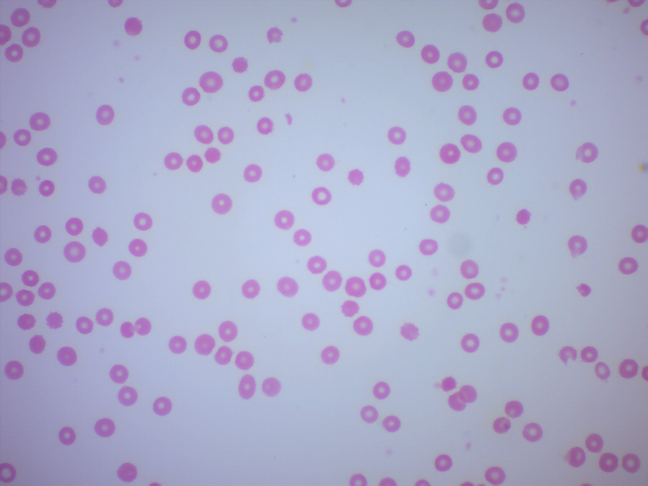
%> input picture demoImages/Capture_3.bmp, 1296 x 972 px (shown at 1/2 size)
$ octave script10.m   (GNU Octave 9; MATLAB toolbox functions it lacks are replaced by stand-ins)
%> lines starting %> are read from the running program, lines starting %| are printed output that depends on the picture
### cropper1.m

%cropping function
%function from
%https://www.mathworks.com/matlabcentral/answers/270865-crop-circle-region-from-image
%by KSSV on 8 Jan 2018

function I = cropper1(im)


I = im;
[nx,ny,d] = size(I) ;
[X,Y] = meshgrid(1:ny,1:nx) ;
imshow(I) ;
hold on
[px,py] = getpts ;   % click at the center and approximate Radius
r = sqrt(diff(px).^2+diff(py).^2) ;
th = linspace(0,2*pi) ;
xc = px(1)+r*cos(th) ;
yc = py(1)+r*sin(th) ;
plot(xc,yc,'r') ;
% Keep only points lying inside circle
idx = inpolygon(X(:),Y(:),xc',yc) ;
for i = 1:d
    I1 = I(:,:,i) ;
    I1(~idx) = 255 ;
    I(:,:,i) = I1 ;
end
figure
imshow(I)
title('Circular cropped image');


end

### script10.m


% form factor for red blood cells %
%using Imaging Toolbox%


close all;
%clear all;


img = 'Capture_3.bmp';

im = imread(img);
%> im is the input picture: size 972x1296x3 uint8; mean R, G, B 170.8, 171.2, 201.4
figure;
imshow(im)
title("original image")

 %convert to hsv- hue-saturation-value
hsvImage = rgb2hsv(im);
%> hsvImage: size 972x1296x3 double; mean H, S, V 0.654, 0.183, 0.79
% Extract individual color channels.
hChannel = hsvImage(:, :, 1);
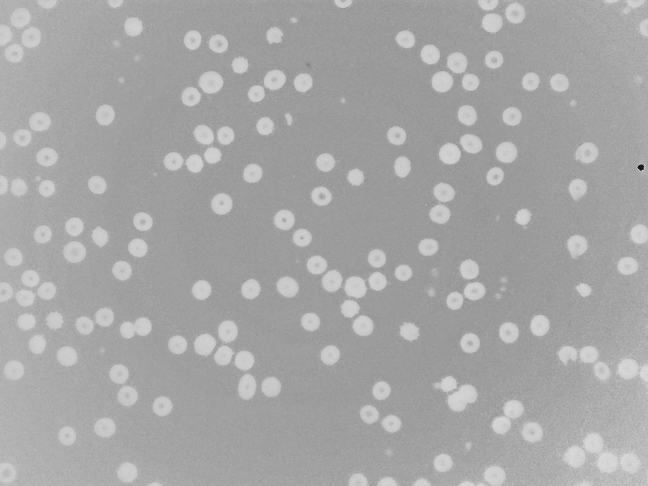
%> hChannel: size 972x1296 double (shown at 1/2 size); min 0, max 0.967, mean 0.654
sChannel = hsvImage(:, :, 1);
vChannel = hsvImage(:, :, 3);
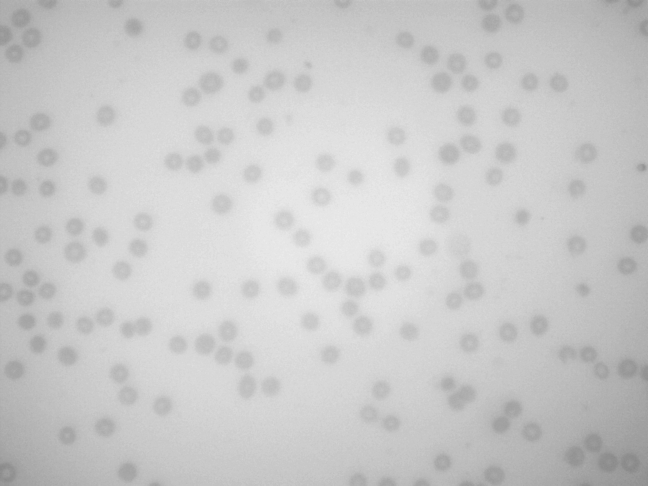
%> vChannel: size 972x1296 double (shown at 1/2 size); min 0.529, max 0.937, mean 0.79
% Do stuff to the v channel.
% Then, after that recombine the new v channel
% with the old, original h and s channels.
hsvImage2 = cat(3, hChannel, sChannel, vChannel);
%> hsvImage2: size 972x1296x3 double; mean H, S, V 0.654, 0.654, 0.79
% Convert back to rgb.
rgbImage2 = hsv2rgb(hsvImage2);
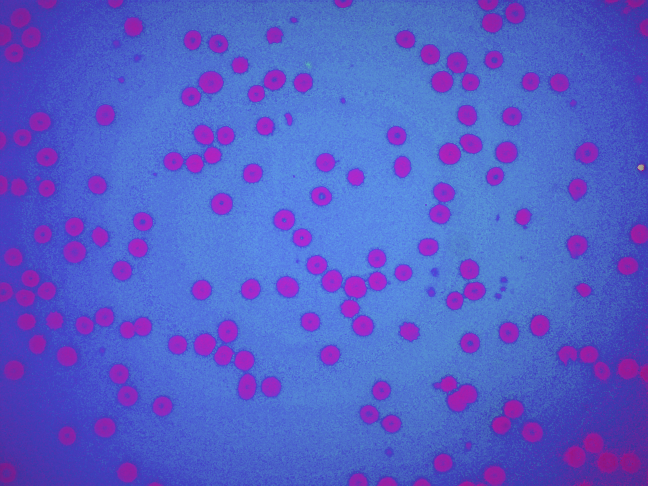
%> rgbImage2: size 972x1296x3 double (shown at 1/2 size); mean R, G, B 0.336, 0.37, 0.79

figure;
imshow(rgbImage2);

title(sprintf('HSV adjusted image of %s',img));      %makes dots


fprintf('click twice, once in the center, once at the edge, then press enter. \n ')
im = cropper1(rgbImage2);
%> the run ends on the next line

$ run again, with demoImages/Capture_1.bmp copied over demoImages/Capture_3.bmp
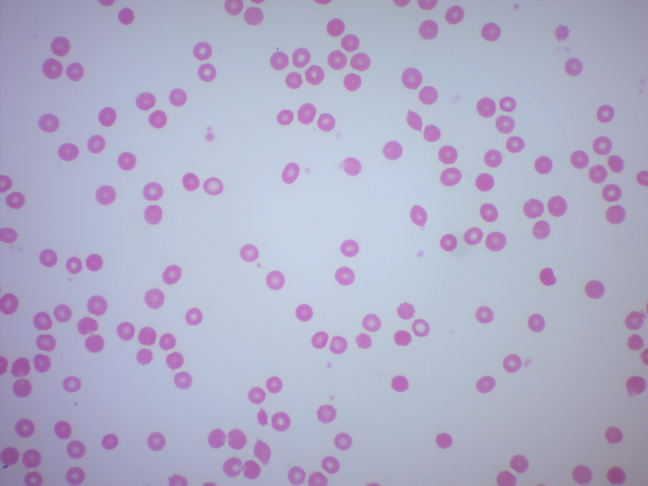
%> input picture demoImages/Capture_1.bmp, 1296 x 972 px (shown at 1/2 size)
%> im is the input picture: size 972x1296x3 uint8; mean R, G, B 175.9, 174.7, 200.4
%> hsvImage: size 972x1296x3 double; mean H, S, V 0.653, 0.161, 0.786
%> `vChannel = hsvImage(:, :, 3);`:
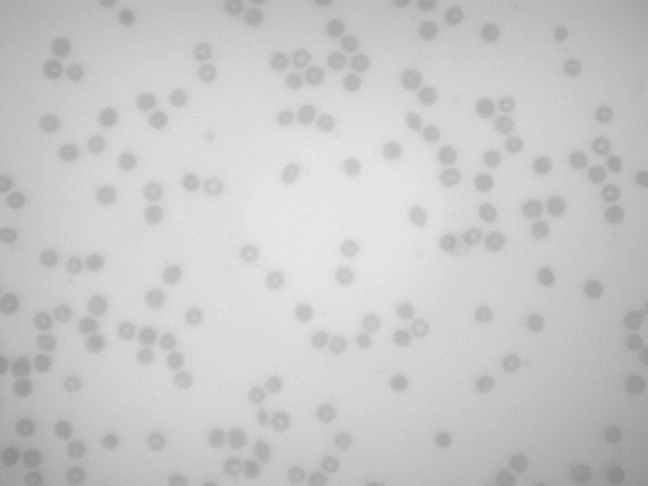
%> vChannel: size 972x1296 double (shown at 1/2 size); min 0.537, max 0.937, mean 0.786
%> hsvImage2: size 972x1296x3 double; mean H, S, V 0.653, 0.653, 0.786
%> `rgbImage2 = hsv2rgb(hsvImage2);`:
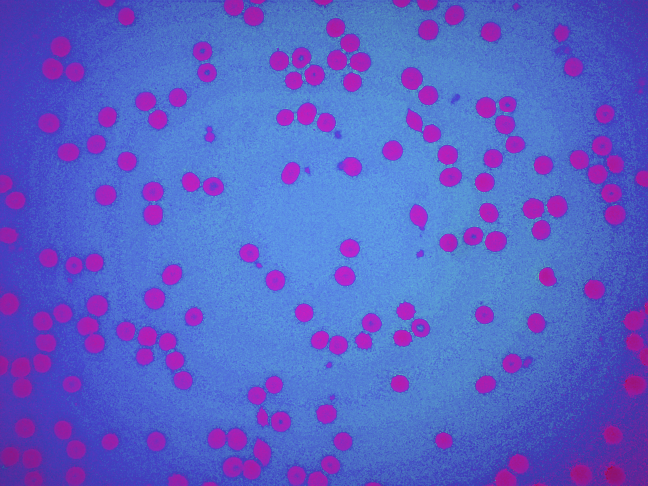
%> rgbImage2: size 972x1296x3 double (shown at 1/2 size); mean R, G, B 0.351, 0.385, 0.786

$ run again, with demoImages/Capture_10.bmp copied over demoImages/Capture_3.bmp
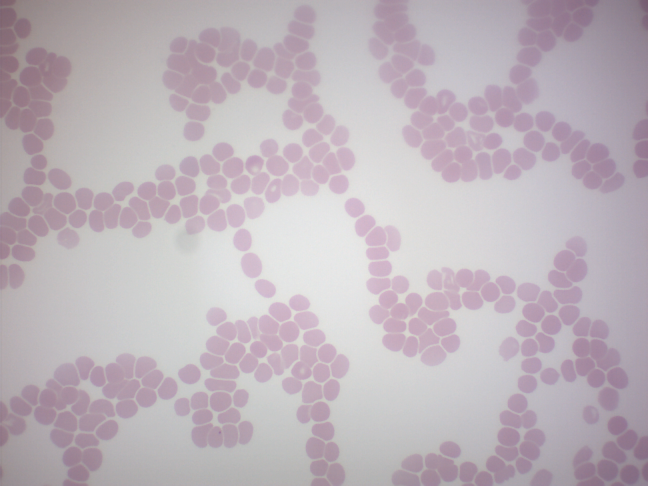
%> input picture demoImages/Capture_10.bmp, 1296 x 972 px (shown at 1/2 size)
%> im is the input picture: size 972x1296x3 uint8; mean R, G, B 189.4, 179.4, 186.8
%> hsvImage: size 972x1296x3 double; mean H, S, V 0.654, 0.0631, 0.746
%> `hChannel = hsvImage(:, :, 1);`:
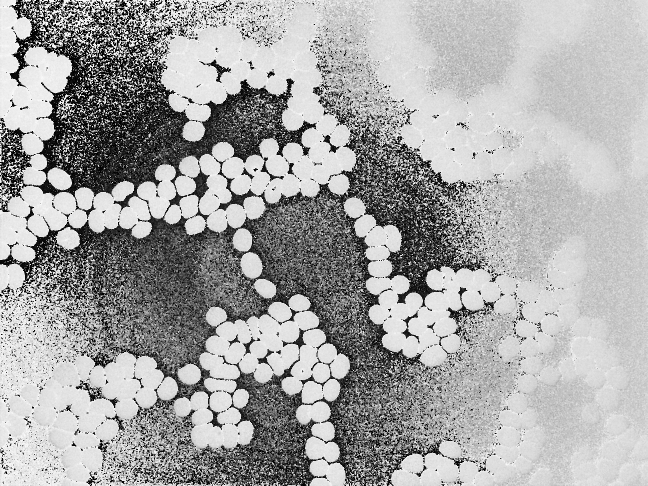
%> hChannel: size 972x1296 double (shown at 1/2 size); min 0, max 0.994, mean 0.654
%> hsvImage2: size 972x1296x3 double; mean H, S, V 0.654, 0.654, 0.746
%> `rgbImage2 = hsv2rgb(hsvImage2);`:
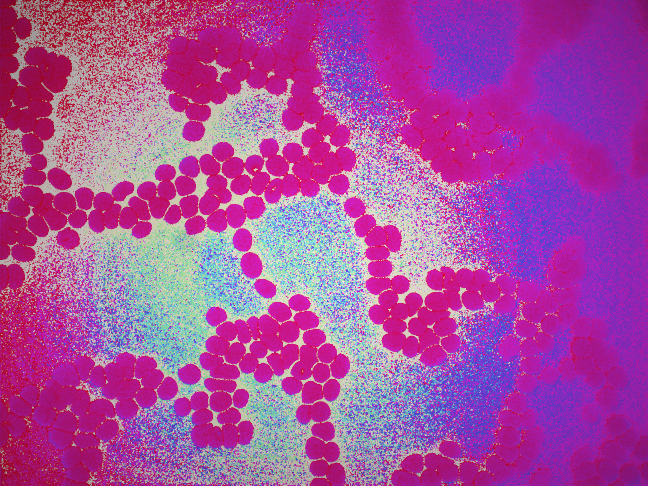
%> rgbImage2: size 972x1296x3 double (shown at 1/2 size); mean R, G, B 0.663, 0.301, 0.625

$ run again, with demoImages/Capture_11.bmp copied over demoImages/Capture_3.bmp
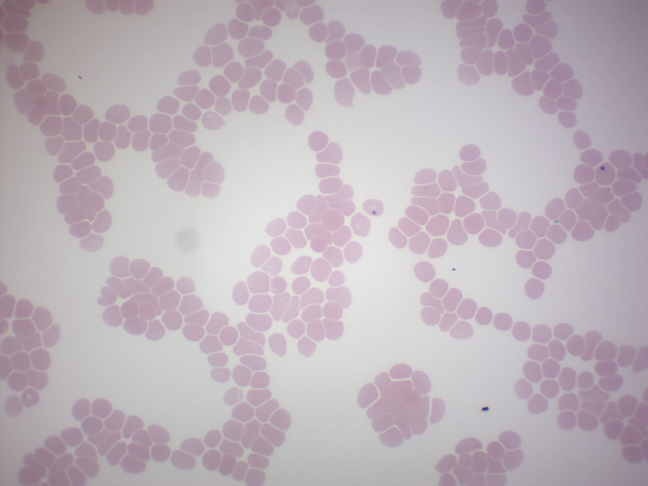
%> input picture demoImages/Capture_11.bmp, 1296 x 972 px (shown at 1/2 size)
%> im is the input picture: size 972x1296x3 uint8; mean R, G, B 188.6, 177.9, 185.6
%> hsvImage: size 972x1296x3 double; mean H, S, V 0.663, 0.0668, 0.743
%> `hChannel = hsvImage(:, :, 1);`:
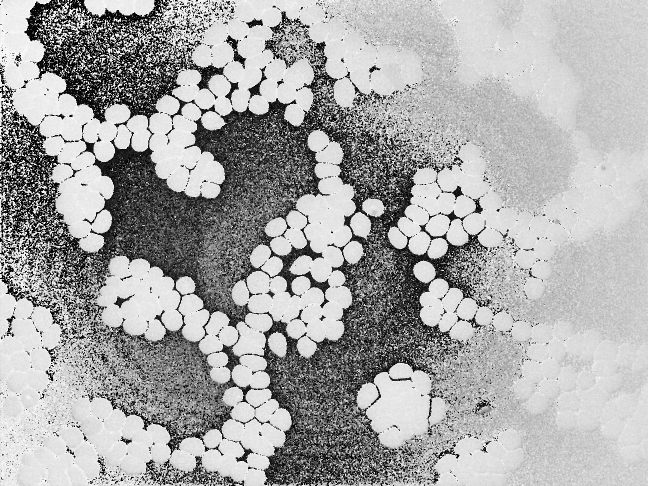
%> hChannel: size 972x1296 double (shown at 1/2 size); min 0, max 0.993, mean 0.663
%> hsvImage2: size 972x1296x3 double; mean H, S, V 0.663, 0.663, 0.743
%> `rgbImage2 = hsv2rgb(hsvImage2);`:
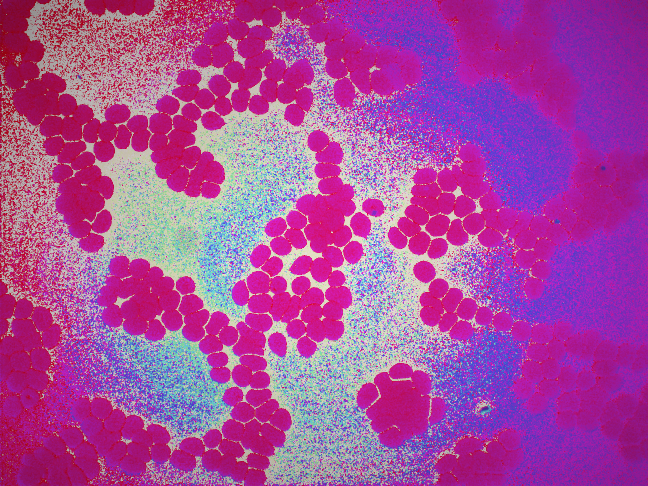
%> rgbImage2: size 972x1296x3 double (shown at 1/2 size); mean R, G, B 0.661, 0.291, 0.616
